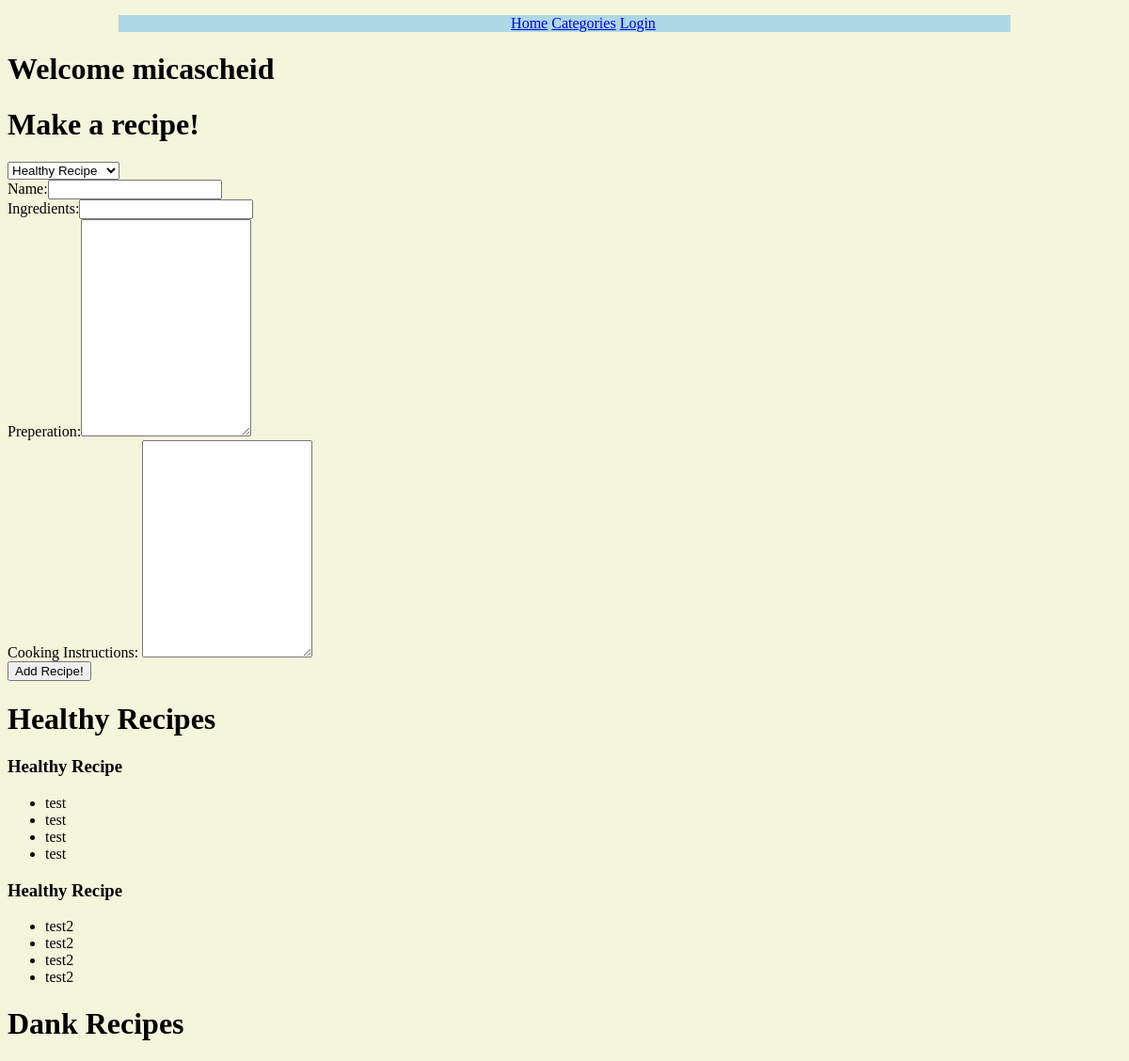
The app's page /profile (signed in), older data.
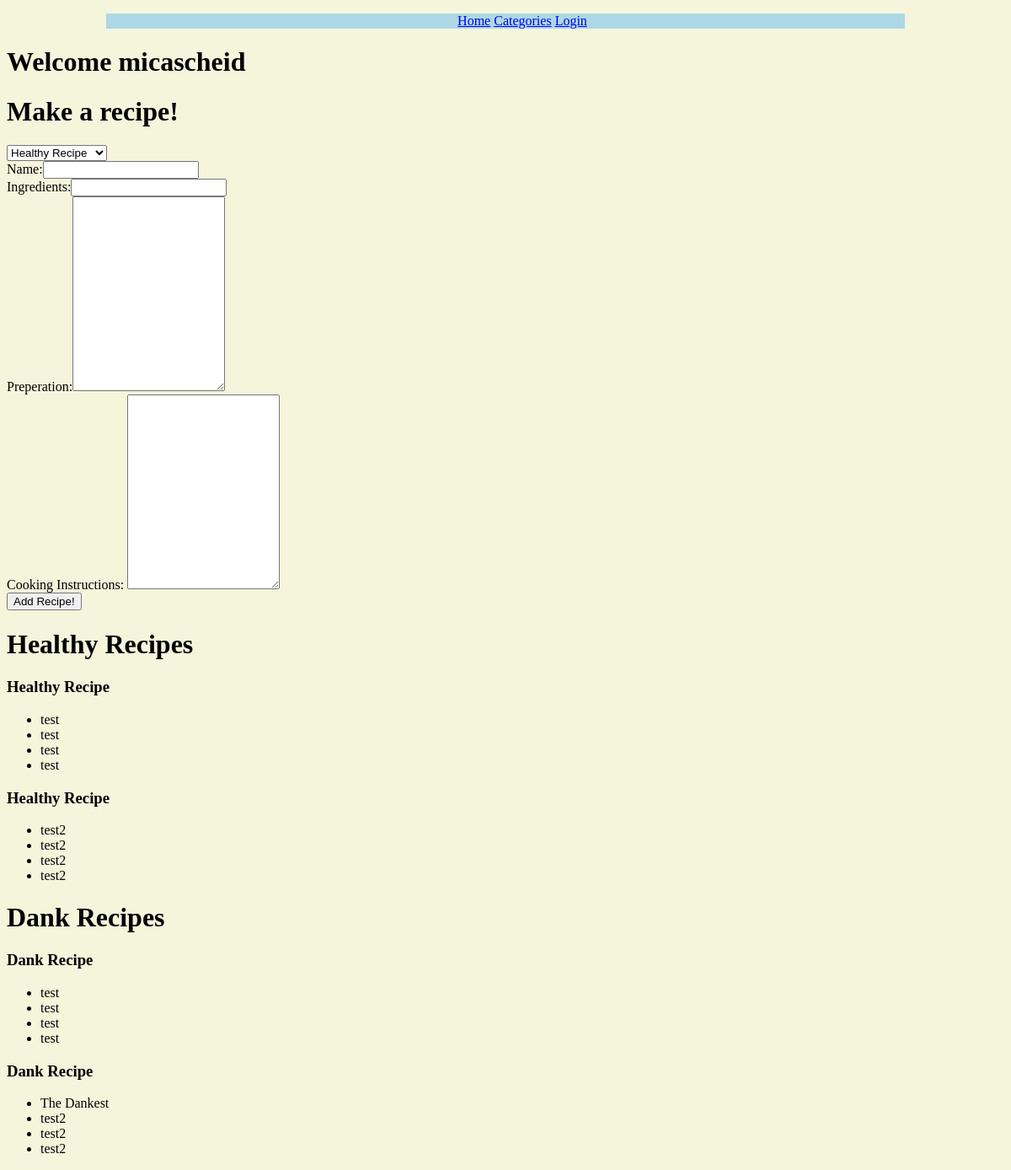
The same page, newer data.
### app.py (models this page shows)
class User(UserMixin, db.Model):
    id       = db.Column(db.Integer, primary_key=True)
    username = db.Column(db.String(20), unique=True, nullable=False)
    password = db.Column(db.String(40), nullable=False)
    name     = db.Column(db.String(40), nullable=False)
    hlthyrec = db.relationship('HlthyRec', backref='user')
    dankrec  = db.relationship('DankRec', backref='user')

class HlthyRec(db.Model):
    id =            db.Column(db.Integer, primary_key=True)
    name        =   db.Column(db.String(100))
    ingredients =   db.Column(db.String(1000))
    preperation =   db.Column(db.String(10000))
    cooking     =   db.Column(db.String(10000))
    userId      =   db.Column(db.Integer, db.ForeignKey('user.id'))

class DankRec(db.Model):
    id          = db.Column(db.Integer, primary_key=True)
    name        = db.Column(db.String(100))
    ingredients = db.Column(db.String(1000))
    preperation = db.Column(db.String(10000))
    cooking     = db.Column(db.String(1000))
    userId      = db.Column(db.Integer, db.ForeignKey('user.id'))

### app.py (the view, shortened to what this page needs)
@app.route('/profile', methods=['POST', 'GET'])
@login_required
def usershit():
    id = current_user.id
    hlthyRecs = HlthyRec.query.filter_by(userId=id)
    dankRecs = DankRec.query.filter_by(userId=id)
    username = current_user.username
    return render_template('/profile.html', hlthyRecs=hlthyRecs, dankRecs=dankRecs,
                           username=username)

### app.py (called while the page is built)
@login_manager.user_loader
def load_user(uid):
    user = User.query.get(uid)
    return user

### templates/profile.html (shortened to what this page needs)
<!DOCTYPE html>
<html lang="en">
<head>
</head>
<body>
    {% extends "base.html" %}
    {% block content %}
        <h1>Welcome {{username}}</h1>
        <h1>Make a recipe!</h1>
        <form action="/profile" method="POST">
            <select name="recType">
                <option name="hlthyRec">Healthy Recipe</option>
            </select><br>
            Name:<input type="text" name="recname"><br>
            Ingredients:<input type="text" name="ingredients"><br>
            Preperation:<textarea name="preperation" rows="15" cols="20"></textarea><br>
            Cooking Instructions: <textarea name="cooking" rows="15" cols="20"></textarea><br>
            <input type="submit" value="Add Recipe!">
        </form>
        <h1>Healthy Recipes</h1>
        {% if hlthyRecs %}
            {% for item in hlthyRecs %}
                <h3>Healthy Recipe</h3>
                <ul>
                    <li>{{item.name}}</li>
                    <li>{{item.ingredients}}</li>
                    <li>{{item.preperation}}</li>
                    <li>{{item.cooking}}</li>
                </ul>
            {% endfor %}
        {% endif %}
        <h1>Dank Recipes</h1>
        {% if dankRecs %}
            {% for dankRec in dankRecs %}
                <h3>Dank Recipe</h3>
                <ul>
                    <li>{{dankRec.name}}</li>
                    <li>{{dankRec.ingredients}}</li>
                    <li>{{dankRec.preperation}}</li>
                    <li>{{dankRec.cooking}}</li>
                </ul>
            {% endfor %}
        {% endif %}
    {% endblock %}

### templates/base.html (shortened to what this page needs)
<!DOCTYPE html>
<html lang="en">
<head>
    <link rel="stylesheet" href="{{ url_for('static', filename='styles/main.css') }}">
</head>
<body>
    <nav>
        <ul>
            <li><a href="/home">Home</a></li>
            <li><a href="/categories">Categories</a></li>
            <li><a href="/login">Login</a></li>
        </ul>
    </nav>
    {% block content %} {% endblock %}
</body>
</html>

### static/styles/main.css (style rules this page uses)
body { background-color: beige; }
nav { width: 80%; margin-left: 10%; margin-right:10%; text-align: center; background-color: lightblue; }
nav ul li { text-align: center; list-style: none; display: inline-block; }

Row changes from the older to the newer data that the page shows:
added DankRec: name "test", ingredients "test", preperation "test", cooking "test"
added DankRec: name "The Dankest", ingredients "test2", preperation "test2", cooking "test2"
